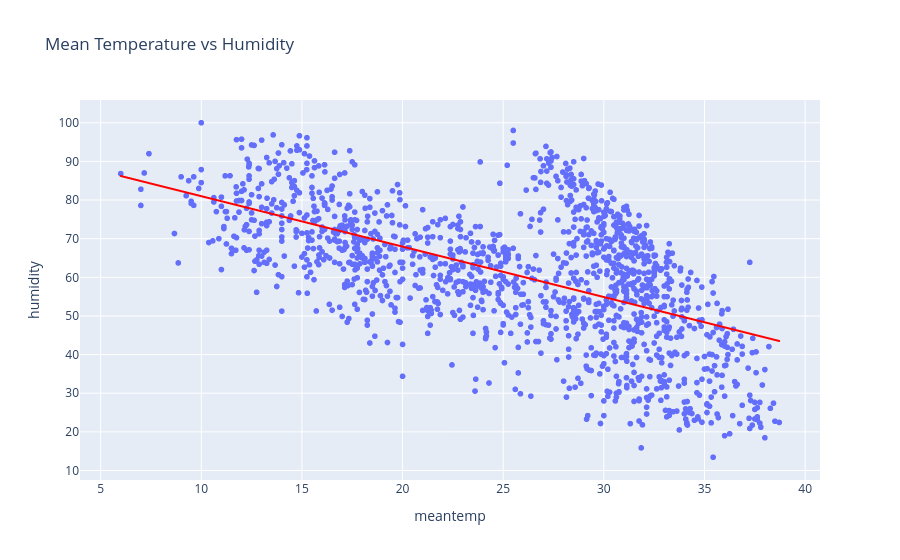

Notebook code cell kept with this figure:
### Code cell
# Make a scatter plot b/w Mean Temperature and Humidity
import plotly.express as px

fig = px.scatter(
    df,
    x='meantemp',
    y='humidity',
    title='Mean Temperature vs Humidity',
    trendline='ols',
    trendline_color_override='red'
)

fig.show()

### Figure 1 — Plotly figure (JSON) as saved in the notebook; plotly's stock layout.template omitted (floating-point values rounded to 4 significant figures; data arrays with more than 128 entries replaced by an {"elided": "..."} marker saying what was removed)
{"data": [{"hovertemplate": "meantemp=%{x}<br>humidity=%{y}<extra></extra>", "legendgroup": "", "marker": {"color": "#636efa", "symbol": "circle"}, "mode": "markers", "name": "", "showlegend": false, "type": "scattergl", "x": {"elided": "1462 float values"}, "xaxis": "x", "y": {"elided": "1462 float values"}, "yaxis": "y"}, {"hovertemplate": "<b>OLS trendline</b><br>humidity = -1.30529 * meantemp + 94.0508<br>R<sup>2</sup>=0.327128<br><br>meantemp=%{x}<br>humidity=%{y} <b>(trend)</b><extra></extra>", "legendgroup": "", "line": {"color": "red"}, "marker": {"color": "#636efa", "symbol": "circle"}, "mode": "lines", "name": "", "showlegend": false, "type": "scattergl", "x": {"elided": "1462 float values"}, "xaxis": "x", "y": {"elided": "1462 float values"}, "yaxis": "y"}], "layout": {"legend": {"tracegroupgap": 0}, "title": {"text": "Mean Temperature vs Humidity"}, "xaxis": {"anchor": "y", "domain": [0, 1], "title": {"text": "meantemp"}}, "yaxis": {"anchor": "x", "domain": [0, 1], "title": {"text": "humidity"}}}}
